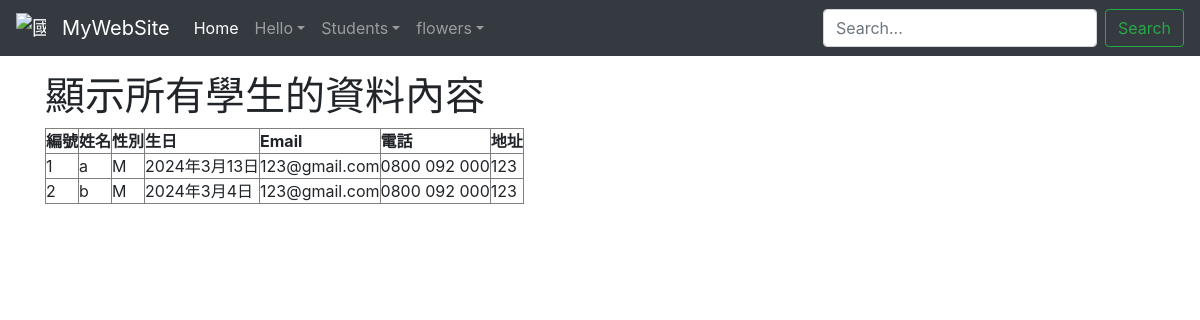
The app's page /showall, older data.
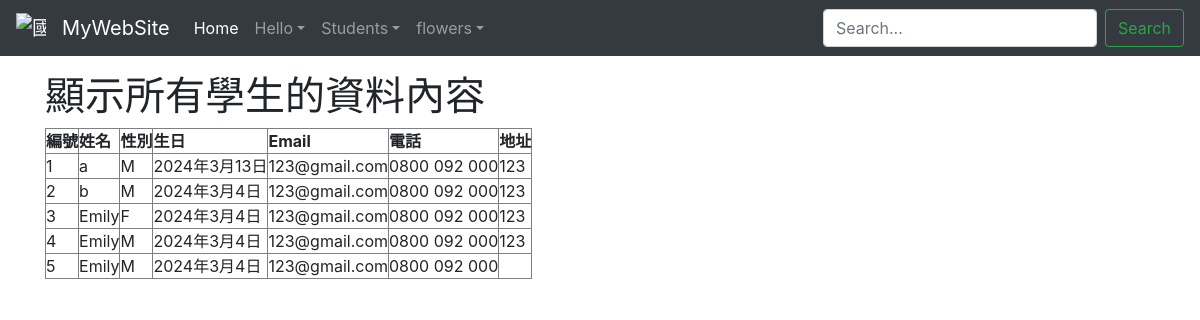
The same page, newer data.
### studentsapp/models.py (models this page shows, shortened)
class student(models.Model):
    cName = models.CharField(max_length=20,null=False)
    cSex = models.CharField(max_length=2,null=False,default="M")
    cPhone = models.CharField(max_length=50,blank=True,default="")
    cAddr = models.CharField(max_length=255,blank=True,default="")
    cBirthday = models.DateField(null=False)
    cEmail = models.EmailField(max_length=100,blank=True,default="")

### studentsapp/views.py (the view)
# urls.py: path("showall", sviews.showall),
def showall(request):
    try:
        stds = student.objects.all().order_by("id")
    except:
        errormessage = "讀取錯誤"
    return render(request,"show/showall.html",locals())

### templates/show/showall.html (shortened to what this page needs)
{%extends "../base/base.html" %}
{% block content %}
    <h1>顯示所有學生的資料內容 {{ errormessage }}</h1>
    <table border = "1" cellpadding = "0" cellspacing = "0">
        <th>編號</th>
        <th>姓名</th>
        <th>性別</th>
        <th>生日</th>
        <th>Email</th>
        <th>電話</th>
        <th>地址</th>
        {% for std in stds %}
        <tr>
            <td>{{ std.id }}</td>
            <td>{{ std.cName }}</td>
            <td>{{ std.cSex }}</td>
            <td>{{ std.cBirthday }}</td>
            <td>{{ std.cEmail }}</td>
            <td>{{ std.cPhone }}</td>
            <td>{{ std.cAddr }}</td>
        </tr>
        {% endfor %}
    </table>
{% endblock %}

### templates/base/base.html (shortened to what this page needs)
<!DOCTYPE html>
<html lang="en">
<head>
    {% load static %}
    <link href = "{% static 'css/style.css' %}" rel="stylesheet" type="text/css"/>
    <link rel="stylesheet" href="https://cdn.jsdelivr.net/npm/bootstrap@4.6.2/dist/css/bootstrap.min.css">
</head>
<body>
    <nav class="navbar navbar-expand-md navbar-dark bg-dark fixed-top" style="background-color: #e3f2fd;">
        <a class="navbar-brand">
            <img src="https://www.ntue.edu.tw/var/file/0/1000/img/368/footlogo.png" width="30" height="30" class="d-inline-block align-top" alt="國北教大">
        </a>
		<a class="navbar-brand" href="/">MyWebSite</a>
        <div class="collapse navbar-collapse" id="navbarsExampleDefault">
            <ul class="navbar-nav mr-auto">
                <li class="nav-item active">
                    <a class="nav-link" href="/">Home <span class="sr-only">(current)</span></a>
                </li>
                <li class="nav-item dropdown">
                    <a class="nav-link dropdown-toggle" href="/helloplus" role="button" data-toggle="dropdown" aria-expanded="false">Hello</a>
                </li>
                <li class="nav-item dropdown">
                    <a class="nav-link dropdown-toggle" href="/" role="button" data-toggle="dropdown" aria-expanded="false">Students</a>
                </li>
                <li class="nav-item dropdown">
                    <a class="nav-link dropdown-toggle" href="/" role="button" data-toggle="dropdown" aria-expanded="false">flowers</a>
                </li>
            </ul>
            <form action="/flower/" method="get" class="form-inline mt-2 mt-md-0">
                <input id="q" name="q" value="{{ request.GET.q }}" class="form-control mr-sm-2" type="text" placeholder="Search..." aria-label="Search">
                <button class="btn btn-outline-success my-2 my-sm-0" type="submit">Search</button>
            </form>
        </div>
    </nav>
    <br>
    <br>
    <br>
    <main role="main" class="container">
    <div id="content">
        {% block content %}{% endblock %}
    </div>
    </main>
</body>
</html>

### static/css/style.css (style rules this page uses)
html, body { margin: 0; padding: 0; height: 100%; border: none; }
body { margin-left: 0px; margin-top: 0px; margin-right: 0px; margin-bottom: 0px; background-image: url(images/bg.gif); }
form { margin: 0px; }

Row changes from the older to the newer data that the page shows:
added student: id "3", cName "Emily", cSex "F", cBirthday "2024年3月4日", cEmail "123@gmail.com", cPhone "0800 092 000", cAddr "123"
added student: id "4", cName "Emily", cSex "M", cBirthday "2024年3月4日", cEmail "123@gmail.com", cPhone "0800 092 000", cAddr "123"
added student: id "5", cName "Emily", cSex "M", cBirthday "2024年3月4日", cEmail "123@gmail.com", cPhone "0800 092 000"
